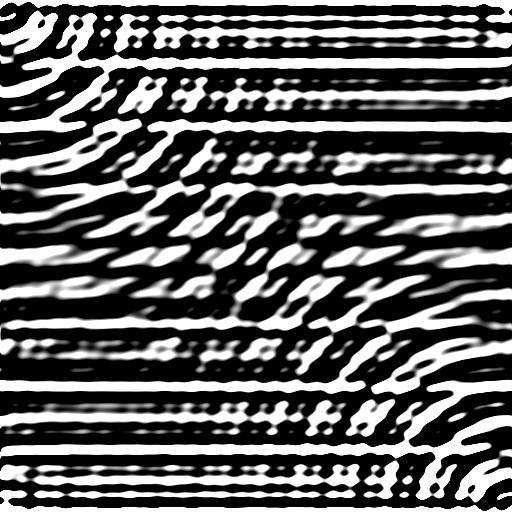
%> input picture hw2/output/part1_step4.jpg, 512 x 512 px, given in place of Cross.jpg, which was not available
$ octave part1.m   (GNU Octave 9; MATLAB toolbox functions it lacks are replaced by stand-ins)
%> lines starting %> are read from the running program, lines starting %| are printed output that depends on the picture; pictures that were not available may be replaced by others from this repository, and a replacement may not be noted
### hw2/imageDFT.m
function [A,T] = imageDFT(source)
%IMAGEDFT Summary of this function goes here
%   Detailed explanation goes here


%fftObj = dsp.FFT;
J = fft2(source);
J_shift = fftshift(J);
P = angle(J_shift);
L = abs(J_shift + 1) / 2;
A = mat2gray(log2(L));
T = mat2gray(P);
% [12 lines of commented-out code are left out]

end

### hw2/show_and_save.m
function show_and_save(image,path,save_image)
    if save_image == 1
        figure;
        imshow(image);
        imwrite(imresize(image, 256 / size(image, 1)),path);
    end
end

### hw2/part1.m
%--------------------------------
%HW2 Part1
%
%--------------------------------

%step 1
image = zeros(512, 512);

%step 2
for i = 1:512
    for j = 1:512
        image(i,j) = sin(0.2*i) + sin(0.3*i) + cos(0.4*i) + sin(sqrt(i^2+j^2)*0.15) + sin(sqrt(i^2+j^2)*0.35);
    end
end
image_gray = mat2gray(image);
show_and_save(image_gray, 'output\part1_step2.jpg', 1);

%step 3
J = fft2(image);
J_shift = fftshift(J);
[Amp, Phase] = imageDFT(image);
show_and_save(Amp, 'output\part1_step3_amp.jpg', 1);
show_and_save(Phase, 'output\part1_step3_phase.jpg', 1);

%step 4
%Reverse fft with 2 times amplitude without phase information
Amp = abs(J);
I = ifft2(Amp * 2);
R = mat2gray(I);
%Reverse fft with 2 times amplitude with phase information
Ip = ifft2(J * 2);
Rp = mat2gray(Ip);
show_and_save(I, 'output\part1_step4_raw.jpg', 1);
show_and_save(R, 'output\part1_step4_normalized.jpg', 1);
show_and_save(Ip, 'output\part1_step4_with_phase.jpg', 1);
show_and_save(Rp, 'output\part1_step4_normalized_with_phase.jpg', 1);

%Part 1b
image_cross = imread('Cross.jpg');
%> image_cross is the input picture: size 512x512 uint8; min 0, max 255, mean 97.6
[Amp_c, Phase_c] = imageDFT(image_cross);
%> in imageDFT (call 2), `P = angle(J_shift);`:
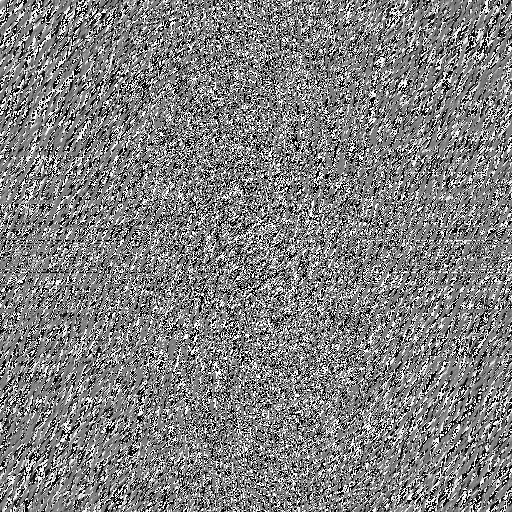
%> P: size 512x512 double; min -3.14, max 3.14, mean 1.2e-05; drawn with min black and max white
%> in imageDFT (call 2), `A = mat2gray(log2(L));`:
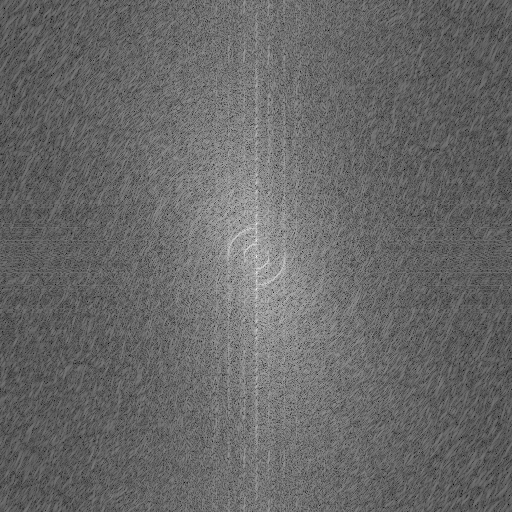
%> A: size 512x512 double; min 0, max 1, mean 0.409
show_and_save(Amp_c, 'output\part1_b_amp.jpg', 1);
show_and_save(Phase_c, 'output\part1_b_phase.jpg', 1);
%> in show_and_save (call 9), `imwrite(imresize(image, 256 / size(image, 1)),path);`:
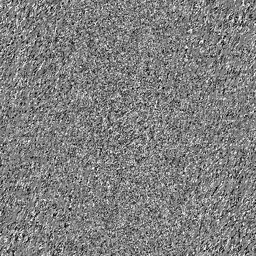
%> saved as part1_b_phase.jpg: size 256x256 uint8; min 0, max 255, mean 127.5
